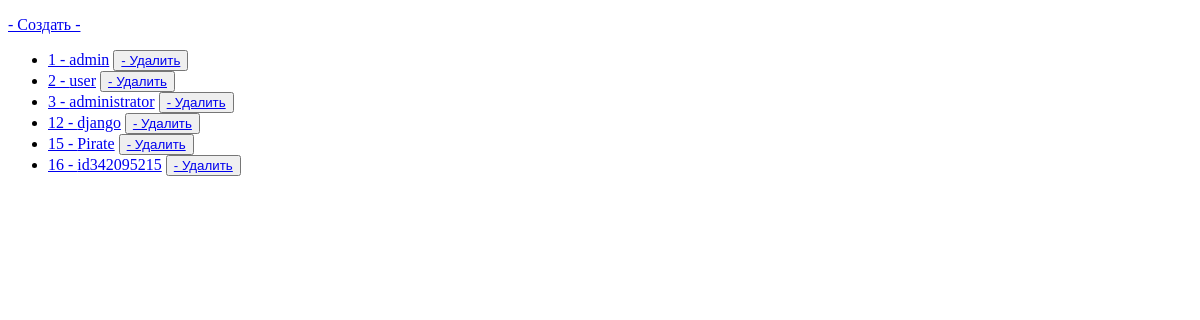
Page /adminapp/user/read/ (signed in) on the earlier database version.
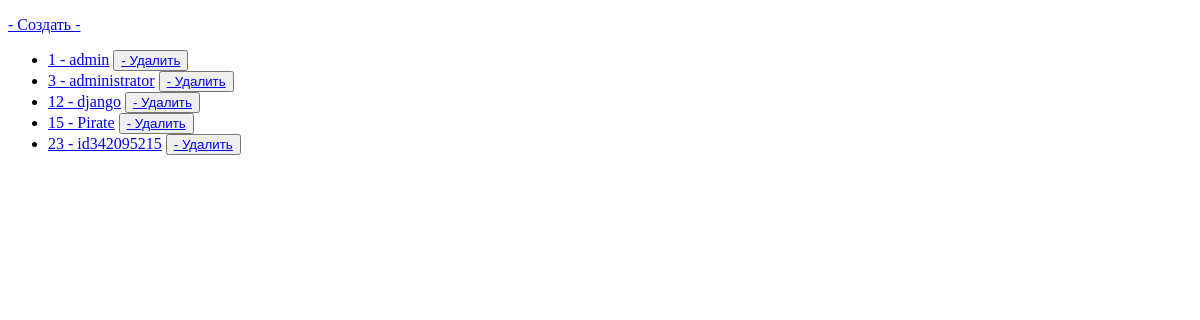
Same page on the later database version.
### authapp/models.py (models this page shows, shortened)
class ShopUser(AbstractUser):
    class Meta:
        verbose_name = 'Пользователь'
        verbose_name_plural = 'Пользователи'
    avatar = models.ImageField(upload_to='user_avatars', blank=True)
    age = models.PositiveIntegerField(verbose_name='Возраст', default=18)
    activation_key = models.CharField(max_length=128, blank=True)
    activation_key_expires = models.DateTimeField(default=get_exp())
    def __str__(self):
        return self.username

### adminapp/views.py (the view)
# urls.py: path('user/read/', UserListView.as_view(), name='user'),
class UserListView(IsUserAdminView, ListView):
    model = ShopUser
    template_name = 'adminapp/list.html'
    def get_context_data(self, *, object_list=None, **kwargs):
        context = super().get_context_data()
        context.update({"title": 'Пользователи'})
        return context

### adminapp/views.py (called while the page is built)
    def test_func(self):
        return self.request.user.is_superuser

### adminapp/templates/adminapp/list.html (shortened to what this page needs)
{% extends 'adminapp/adminAppBase.html' %}
{% block body %}
    {% if title == 'Продукты' %}
        <p><a href="{% url 'adminapp:create' %}">- Создать -</a></p>
        <ul>
        {%  for obj in object_list %}
            <li>
                <a href="{% url 'adminapp:update' obj.pk %}">{{ obj.pk }} - {{ obj }}</a>
                <button><a href="{% url 'adminapp:delete' obj.pk %}"> - Удалить</a></button>
            </li>
        {% endfor %}
    </ul>
    {% elif title == 'Пользователи'%}
        <p><a href="{% url 'adminapp:user_create' %}">- Создать -</a></p>
        <ul>
        {%  for obj in object_list %}
            <li>
                <a href="{% url 'adminapp:user_update' obj.pk %}">{{ obj.pk }} - {{ obj }}</a>
                <button><a href="{% url 'adminapp:user_delete' obj.pk %}"> - Удалить</a></button>
            </li>
        {% endfor %}
        </ul>
    {% endif %}
{%  endblock %}

Differences in the rows shown:
removed ShopUser: pk "2", username "user"
removed ShopUser: pk "16", username "id342095215"
added ShopUser: pk "23", username "id342095215"
